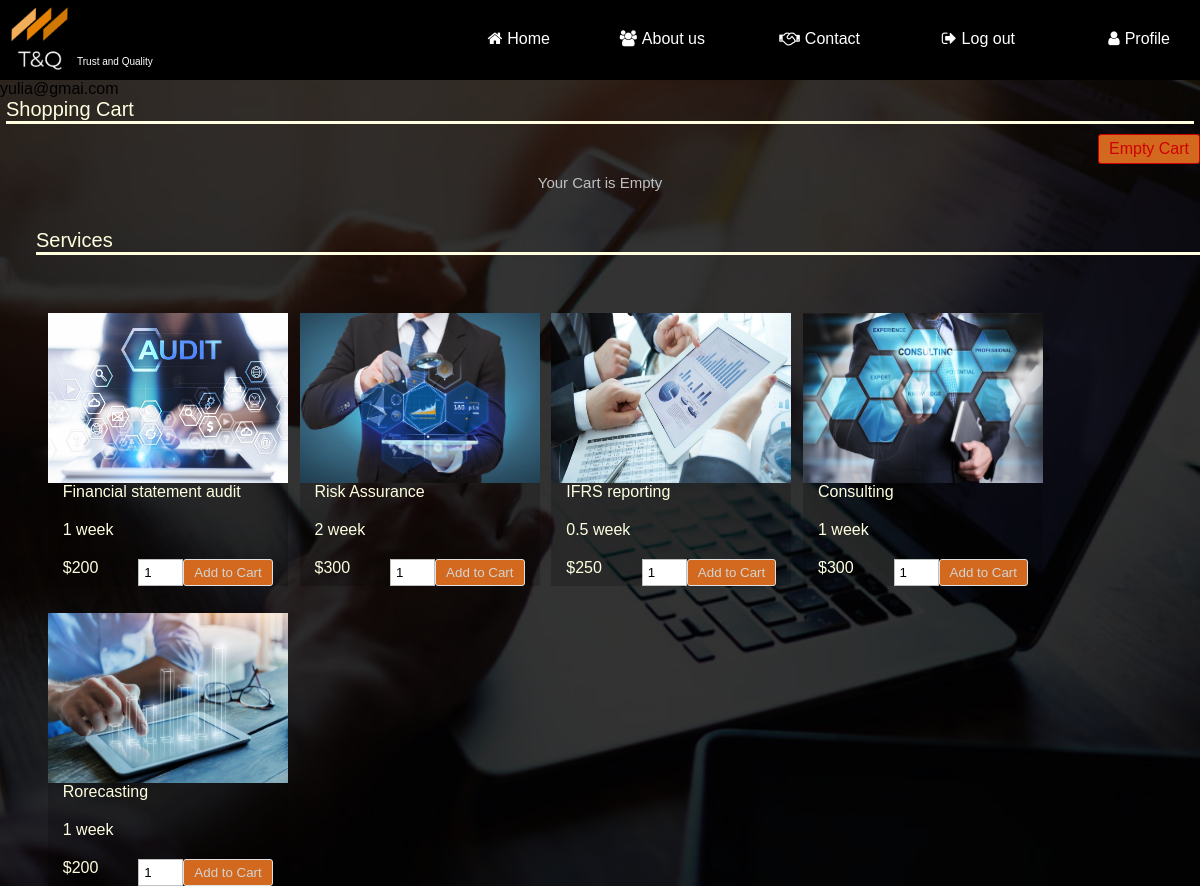
Page /Site/UserProfail.php (signed in) on the committed database.
### tables this page shows
CREATE TABLE `prod_serv` (
  `id` int(11) NOT NULL,
  `name` varchar(60) NOT NULL,
  `code` varchar(60) NOT NULL,
  `price` int(60) NOT NULL,
  `image` text NOT NULL,
  `period` varchar(60) NOT NULL
);

### Site/dbcontroller.php (called while the page is built, shortened)
<?php
class DBController {
	private $host = "localhost";
	private $user = "root";
	private $password = "";
	private $database = "t&q_base";
	function __construct() {
		$this->conn = $this->connectDB();
	}
	function connectDB() {
		$conn = mysqli_connect($this->host,$this->user,$this->password,$this->database);
		return $conn;
	}
	function runQuery($query) {
		$result = mysqli_query($this->conn,$query);
		while($row=mysqli_fetch_assoc($result)) {
			$resultset[] = $row;
		}
		if(!empty($resultset))
			return $resultset;
	}
}
?>

### Site/UserProfail.php (the view, shortened to what this page needs)
<html>
<head>
	<link rel="stylesheet"  href="main.css">
	<link rel="stylesheet"  href="stylepr.css">
	<link rel="stylesheet"  href="https://stackpath.bootstrapcdn.com/font-awesome/4.7.0/css/font-awesome.min.css">
</head>
<body>
	<div class = "menu-bar">
		<div class="logo">
		<img src="logo.png" width="10" height="10">
		<div class="text">
<br><font face="Arial" size="0.8"  color="White">Trust and Quality</font>
	</div>
</div>
	<ul>
	<li class="active"><a href="index.html"><i class="fa fa-home"></i>Home</a></li>
	<li><a href="About.html"><i class="fa fa-users"></i>About us</a>
	</li>
	<li><a href="contact.php"><i class="fa fa-handshake-o"></i>Contact</a></li>
	<li><a href="logout.php"><i class="fa fa-sign-out"></i>Log out</a></li>
	<li><a href="UserProfail.php"><i class="fa fa-user"></i>Profile</a></li>
	</ul>
</div>
<?php
require_once("dbcontroller.php");
 echo $_SESSION['rEmail'];
$db_handle = new DBController();
?>
<div id="shopping-cart">
<div class="txt-heading">Shopping Cart</div>
<a id="btnEmpty" href="UserProfail.php?action=empty">Empty Cart</a>
<?php
if(isset($_SESSION["cart_item"])){
    $total_quantity = 0;
    $total_price = 0;
?>
<table class="tbl-cart" cellpadding="10" cellspacing="1">
<tbody>
<tr>
<th style="text-align:left;color: #FFFFE0;">Name</th>
<th style="text-align:left;color: #FFFFE0;">User</th>
<th style="text-align:left;color: #FFFFE0;">Code</th>
<th style="text-align:left;color: #FFFFE0;">Period</th>
<th style="text-align:right;color: #FFFFE0;" width="5%">Quantity</th>
<th style="text-align:right;color: #FFFFE0;" width="10%">Unit Price</th>
<th style="text-align:right;color: #FFFFE0;" width="10%">Price</th>
<th style="text-align:center;color: #FFFFE0;" width="5%">Remove</th>
</tr>
<form  method="post" action="UserProfail.php">
<?php
    foreach ($_SESSION["cart_item"] as $item){
        $item_price = $item["quantity"]*$item["price"];
		?>
				<tr>
				<td style="color: #FFFFE0;"><?php  echo  $item["name"]; ?>
                        <input type="hidden" name="name" value="<?php echo $item['name'];?>"></td>
				<td style="color: #FFFFE0;"><?php echo $_SESSION['rEmail']; ?>
                        <input type="hidden" name="user" value="<?php echo $item['user'];?>"></td>
				<td style="color: #FFFFE0;"><?php echo $item["code"]; ?><input type="hidden" name="code" value="<?php echo $item['code'];?>"></td>
				<td style="color: #FFFFE0;"><?php echo $item["period"]; ?></td>
				<td style="text-align:right;color: #FFFFE0;"><?php echo $item["quantity"]; ?></td>
				<td  style="text-align:right;color: #FFFFE0;"><?php echo "$ ".$item["price"]; ?>
                        <input type="hidden" name="price" value="<?php echo $item['price'];?>"></td>
				<td  style="text-align:right;color: #FFFFE0;"><?php echo "$ ". number_format($item_price,2); ?></td>
				<td style="text-align:center;color: #FFFFE0;"><a href="UserProfail.php?action=remove&code=<?php echo $item["code"]; ?>" class="btnRemoveAction"><img src="icon-delete.png" alt="Remove Item" /></a></td>
				</tr>
				<?php
				$total_quantity += $item["quantity"];
				$total_price += ($item["price"]*$item["quantity"]);
		}
		?>
<td colspan="2" align="right" style="color: #FFFFE0;">Total:</td>
<td align="right" style="color: #FFFFE0;"><?php echo $total_quantity; ?></td>
<td align="right" colspan="2" style="color: #FFFFE0;"><strong><?php echo "$ ".number_format($total_price, 2); ?></strong></td>
<td></td>
</tr>
</tbody>
</table>
<tr>
   <br> <td style="margin-right: -100px;" ><input type="submit" name="submit" value="submit" class="but" /></td>
 </tr>
</form>
  <?php
} else {
?>
<div class="no-records"><h>Your Cart is Empty<h/></div>
<?php
}
?>
</div>
<div id="product-grid">
	<div class="txt-heading">Services</div>
	<?php
	$product_array = $db_handle->runQuery("SELECT * FROM prod_serv ORDER BY id ASC");
	if (!empty($product_array)) {
		foreach($product_array as $key=>$value){
	?>
		<div class="product-item">
			<form method="post" action="UserProfail.php?action=add&code=<?php echo $product_array[$key]["code"]; ?>">
			<div class="product-image"><img src="<?php echo $product_array[$key]["image"]; ?>"></div>
			<div class="product-tile-footer">
			<div class="product-title"><?php echo $product_array[$key]["name"]; ?></div>
			<div class="product-title"><?php echo $product_array[$key]["period"]; ?></div>
			<div class="product-price"><?php echo "$".$product_array[$key]["price"]; ?></div>
			<div class="cart-action"><input type="text" class="product-quantity" name="quantity" value="1" size="2" /><input type="submit" value="Add to Cart" class="btnAddAction" /></div>
			</div>
			</form>
		</div>
	<?php
		}
	}
	?>
</div>
</body>
</html>

### Site/main.css (style rules this page uses)
* { padding: 0; margin: 0; box-sizing: border-box; }
body { background-image: linear-gradient(rgba(0,0,0,0.6), rgba(0,0,0,0.6)), url(Image/Marketing-Channels.jpg); background-size: cover; background-position: center; font-family: sans-serif; overflow-x: hidden; }
.menu-bar { background: rgba(0,0,0,1); text-align: right; position: sticky; top: 0; }
.menu-bar ul { display: inline-flex; list-style: none; color: #fff; }
.menu-bar ul li { width: 125px; margin: 15px; padding: 15px; }
.menu-bar ul li a { text-decoration: none; color: #fff; }
.active, .menu-bar ul li:hover { background: none; border-radius: 2px; }
.active, .menu-bar ul li a:hover { color: #F4A460; }
.menu-bar .fa { margin-right: 5px; }
.menu-bar ul li::after { content: ''; width: 0; height: 2px; background: #FFDEAD; display: block; margin: auto; transition: .5s; }
.logo img { width: 7%; height: 100%; float: left; display:block; margin-right: auto; margin-left: 2px; margin-top: 1px; object-fit: cover; max-width: 75; max-height: 75; }
.text { float: left; margin-top: 38px; }

### Site/stylepr.css (style rules this page uses)
* { padding: 0; margin: 0; box-sizing: border-box; }
body { background-image: linear-gradient(rgba(0,0,0,0.8), rgba(0,0,0,0.8)), url(Image/profail.jpg); background-size: cover; background-position: center; font-family: sans-serif; overflow-x: hidden; }
#product-grid { margin-top: 2%; width: 98%; margin-left: 3%; margin-right: 1%; }
#product-grid form { background-color: rgba(0,0,0,0.2); border: 0px; }
#product-grid .product-item { height: 170px; width: 240px; background-color:rgba(0,0,0,0.2); }
.txt-heading { color: #FFFFE0; border-bottom: 3px solid #FFFFE0; overflow: auto; font-size: 20px; }
#shopping-cart .txt-heading { width: 99%; margin-left: 0.5% }
#btnEmpty { background-color: #D2691E; border: #d00000 1px solid; padding: 5px 10px; color: #d00000; float: right; text-decoration: none; border-radius: 3px; margin: 10px 0px; }
.cart-action .btnAddAction { padding: 5px 10px; margin-left:-50%; background-color: #D2691E; border: #E0E0E0 1px solid; color: #D3D3D3; float: right; text-decoration: none; border-radius: 3px; cursor: pointer; }
#product-grid .txt-heading { margin-bottom: 28px; }
.product-item { float: left; background-color: rgba(0,0,0,0.2); margin: 30px 0px 100px 0px; border: #C0C0C0 0px solid; margin-left: 1%; }
.product-image { height: 155px; width: 240px; background-color: rgba(0,0,0,0.2); }
.product-image img { height: 170px; width: 240px; background-color:rgba(0,0,0,0.2); }
.product-title { margin-bottom: 20px; color: #FFFFE0; }
.product-price { float:left; color: #FFFFE0; }
.cart-action { float: right; }
.product-quantity { padding: 5px 5px; border: #C0C0C0 1px solid; }
.product-tile-footer { padding: 15px 15px 0px 15px; overflow: auto; }
.no-records { text-align: center; clear: both; margin: 38px 0px; }
.no-records h { font-size: 15px; color: #C0C0C0; }

### rows in the picture
prod_serv: image (picture), name "Financial statement audit", period "1 week", price "200"
prod_serv: image (picture), name "Risk Assurance", period "2 week", price "300"
prod_serv: image (picture), name "IFRS reporting", period "0.5 week", price "250"
prod_serv: image (picture), name "Consulting", period "1 week", price "300"
prod_serv: image (picture), name "Rorecasting", period "1 week", price "200"

### other values in the picture
$_SESSION['rEmail'] "yulia@gmai.com"
